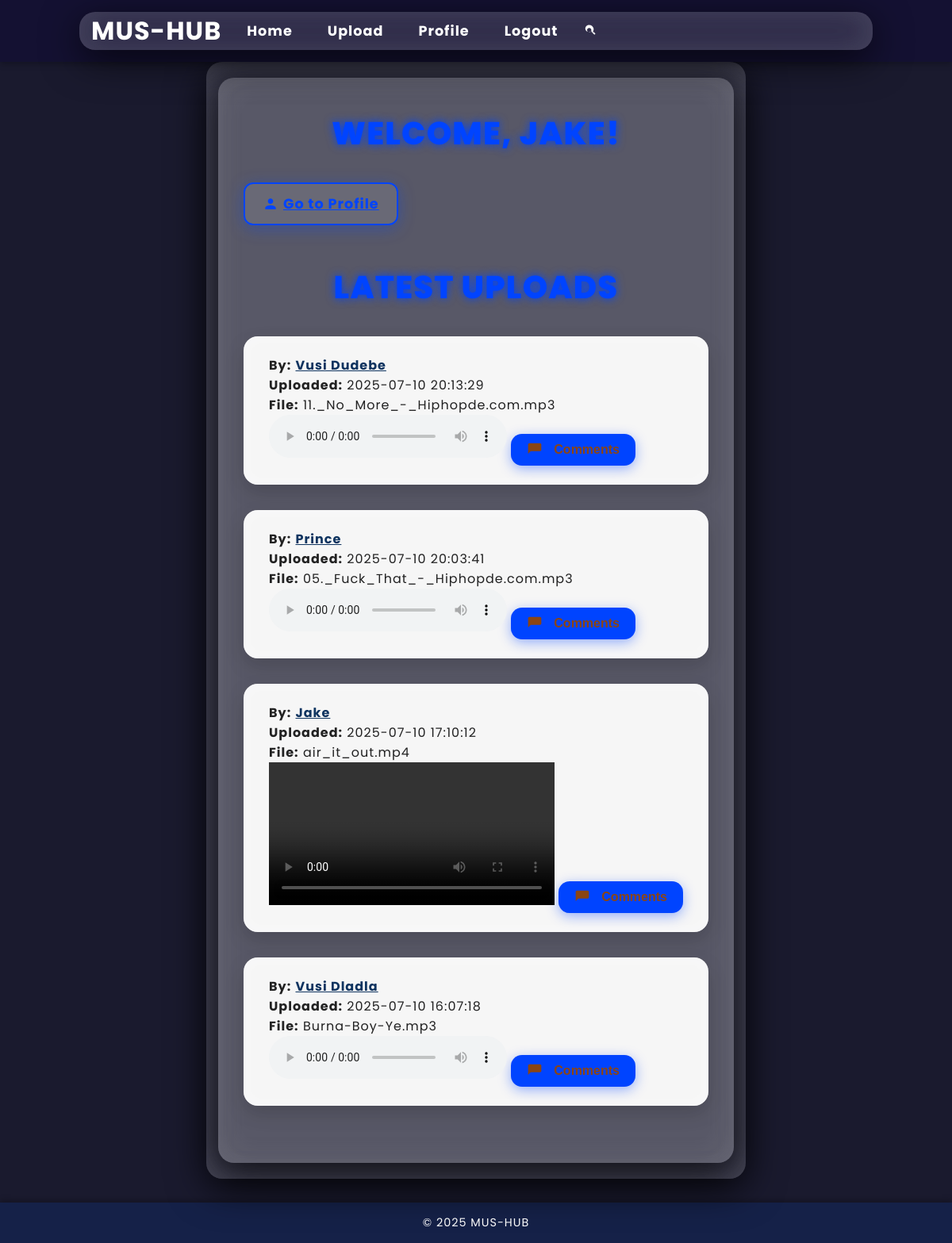
Screenshot of / (signed in) with the database file from the repository.
### app.py (models this page shows)
class User(db.Model):
    UserID = db.Column(db.Integer, primary_key=True)
    Username = db.Column(db.String(80), nullable=False)
    Email = db.Column(db.String(120), unique=True, nullable=False)
    Password = db.Column(db.String(200), nullable=False)
    Role = db.Column(db.String(20), nullable=False)
    Bio = db.Column(db.String(500))
    comments = db.relationship('Comment', backref='author', lazy=True)

class Content(db.Model):
    ContentID = db.Column(db.Integer, primary_key=True)
    UserID = db.Column(db.Integer, db.ForeignKey('user.UserID'), nullable=False)
    FilePath = db.Column(db.String(200), nullable=False)
    UploadDate = db.Column(db.DateTime, default=datetime.utcnow)
    user = db.relationship('User', backref='contents')

### app.py (the view)
@app.route('/')
def index():
    user_id = session.get('user_id')
    user = User.query.get(user_id) if user_id else None
    username = user.Username if user else 'Guest'
    contents = Content.query.order_by(Content.UploadDate.desc()).all()
    for content in contents:
        content.comments = Comment.query.filter_by(ContentID=content.ContentID).order_by(Comment.CommentDate).all()
    return render_template('index.html', username=username, contents=contents)

### app.py (called while the page is built)
@app.context_processor
def inject_now():
    return {
        'now': datetime.utcnow(),
        'current_user_id': session.get('user_id')
    }

### templates/index.html (shortened to what this page needs)
{% extends "base.html" %}
{% block extra_css %}
  <link rel="stylesheet" href="{{ url_for('static', filename='index.css') }}">
{% endblock %}
{% block content %}
<div class="container">
  {% if 'user_id' in session %}
    <h2>Welcome, {{ username }}!</h2>
    <a href="{{ url_for('profile') }}" class="profile-link" aria-label="Go to your profile">
      <svg class="icon" viewBox="0 0 24 24" aria-hidden="true" focusable="false">
        <path d="M12 12c2.21 0 4-1.79 4-4s-1.79-4-4-4-4 1.79-4 4 1.79 4 4 4zm0 2c-2.67 0-8 1.34-8 4v2h16v-2c0-2.66-5.33-4-8-4z"/>
      </svg>
      Go to Profile
    </a>
    <h2>Latest Uploads</h2>
    {% for content in contents %}
      <div class="upload" role="region" aria-labelledby="upload-title-{{ content.ContentID }}">
        <p><strong>By:</strong>
          <a href="{{ url_for('public_profile', user_id=content.user.UserID) }}">
            {{ content.user.Username }}
          </a>
        </p>
        <p><strong>Uploaded:</strong> {{ content.UploadDate.strftime('%Y-%m-%d %H:%M:%S') }}</p>
        <p><strong>File:</strong> {{ content.FilePath }}</p>
        {% set ext = content.FilePath.split('.')[-1].lower() %}
        {% if ext in ['mp3', 'wav', 'ogg'] %}
          <audio controls>
            <source src="{{ url_for('static', filename='uploads/' ~ content.FilePath) }}" type="audio/{{ ext }}">
          </audio>
        {% elif ext in ['mp4', 'webm'] %}
          <video controls width="360" aria-labelledby="upload-title-{{ content.ContentID }}">
            <source src="{{ url_for('static', filename='uploads/' ~ content.FilePath) }}" type="video/{{ ext }}">
          </video>
        {% else %}
          <p>Preview not available for this file type.</p>
        {% endif %}
        <button
          aria-expanded="false"
          aria-controls="comments-{{ content.ContentID }}"
          onclick="toggleComments('comments-{{ content.ContentID }}', this)"
          class="comments-toggle"
          >
          <svg class="icon" viewBox="0 0 24 24" aria-hidden="true" focusable="false">
            <path d="M20 2H4c-1.1 0-2 .9-2 2v14l4-4h14c1.1 0 2-.9 2-2V4c0-1.1-.9-2-2-2z"/>
          </svg>
        </button>
      </div>
    {% endfor %}
  {% endif %}
</div>
{% endblock %}

### static/base.css (style rules this page uses)
:root { --background: #1a1a2e; --color: #ffffff; --primary-color: #0f3460; --accent-color: #0b0885; --glass-bg: rgba(255, 255, 255, 0.05); }
* { box-sizing: border-box; margin: 0; padding: 0; }
html { scroll-behavior: smooth; }
body { font-family: "Poppins", sans-serif; background: linear-gradient(135deg, var(--background), var(--primary-color)); color: var(--color); letter-spacing: 1px; min-height: 100vh; display: flex; flex-direction: column; padding: 20px 0; }

### static/index.css (style rules this page uses)
:root { --background: #1a1a2e; --color: #ffffff; --primary-color: #0f3460; --accent-color: #0044ff; --secondary-color: #8B4513; --glass-bg: rgba(255 255 255 / 0.1); --shadow-dark: rgba(0, 0, 0, 0.7); --shadow-light: rgba(255 255 255 / 0.15); --font-family: 'Poppins', sans-serif; }
* { box-sizing: border-box; }
body { font-family: var(--font-family); background-color: var(--background); background-image: url('https://images.unsplash.com/uploads/1412282232015a06e258a/4bdd2a58?fm=jpg&q=60&w=3000&ixlib=rb-4.1.0&ixid=M3wxMjA3fDB8MHxzZWFyY2h8N3x8bXVzaWMlMjBiYWNrZ3JvdW5kfGVufDB8fDB8fHww'); background-size: cover; background-position: center; animation: fade 5s infinite alternate; color: var(--color); min-height: 100vh; overflow-y: auto; margin: 0; padding: 0; -webkit-font-smoothing: antialiased; -moz-osx-font-smoothing: grayscale; }
.container { max-width: 1000px; margin: 0 auto; padding: 2.5rem 2rem; background: var(--glass-bg); border-radius: 20px; box-shadow: 0 12px 48px var(--shadow-dark), inset 0 0 40px var(--shadow-light); backdrop-filter: blur(18px); -webkit-backdrop-filter: blur(18px); transition: box-shadow 0.3s ease; }
h2 { text-align: center; margin-bottom: 2rem; font-weight: 800; font-size: 2.5rem; color: var(--accent-color); letter-spacing: 1.2px; text-transform: uppercase; text-shadow: 0 0 12px var(--accent-color); user-select: none; }
.profile-link { display: inline-flex; align-items: center; justify-content: center; margin-bottom: 3rem; padding: 12px 22px; font-weight: 700; font-size: 1.1rem; color: var(--accent-color); border: 2px solid var(--accent-color); border-radius: 12px; cursor: pointer; transition: background-color 0.4s ease, color 0.4s ease, box-shadow 0.4s ease; user-select: none; box-shadow: 0 4px 20px rgba(0, 68, 255, 0.35); backdrop-filter: brightness(1.1); }
.upload { background: rgba(255 255 255 / 0.95); color: #222; padding: 1.5rem 2rem; margin: 2rem 0; border-radius: 18px; box-shadow: 0 10px 24px rgba(0, 0, 0, 0.16), inset 0 0 16px rgba(255 255 255 / 0.6); transition: box-shadow 0.3s ease; }
.upload a { color: var(--primary-color); font-weight: 700; transition: color 0.3s ease; }
.upload button, .comments-toggle, .submit-comment-btn { display: inline-flex; align-items: center; gap: 8px; margin-top: 14px; background: var(--accent-color); color: var(--secondary-color); padding: 10px 20px; border: none; border-radius: 14px; font-weight: 700; font-size: 1rem; cursor: pointer; user-select: none; transition: background-color 0.3s ease, transform 0.3s ease, box-shadow 0.3s ease; box-shadow: 0 4px 16px rgba(0, 68, 255, 0.4); }
.icon { width: 22px; height: 22px; fill: currentColor; vertical-align: middle; transition: transform 0.3s ease; display: inline-block; user-select: none; }

### templates/index.html (style rules this page uses)
.icon { width: 20px; height: 20px; fill: currentColor; vertical-align: middle; margin-right: 6px; transition: transform 0.3s ease; display: inline-block; }

### rows the page displays
User: Username "JAKE"
Content: user.Username "Vusi Dudebe", UploadDate "2025-07-10 20:13:29", FilePath "11._No_More_-_Hiphopde.com.mp3"
Content: user.Username "Prince", UploadDate "2025-07-10 20:03:41", FilePath "05._Fuck_That_-_Hiphopde.com.mp3"
Content: user.Username "Jake", UploadDate "2025-07-10 17:10:12", FilePath "air_it_out.mp4"
Content: user.Username "Vusi Dladla", UploadDate "2025-07-10 16:07:18", FilePath "Burna-Boy-Ye.mp3"
